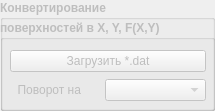
     <widget class="QGroupBox" name="groupBox_63">
      <property name="enabled">
       <bool>false</bool>
      </property>
      <property name="geometry">
       <rect>
        <x>0</x>
        <y>180</y>
        <width>215</width>
        <height>111</height>
       </rect>
      </property>
      <property name="font">
       <font>
        <family>Arial</family>
        <pointsize>9</pointsize>
        <weight>75</weight>
        <bold>true</bold>
       </font>
      </property>
      <property name="title">
       <string>Конвертирование</string>
      </property>
      <property name="flat">
       <bool>false</bool>
      </property>
      <property name="checkable">
       <bool>false</bool>
      </property>
      <widget class="QGroupBox" name="groupBox_61">
       <property name="geometry">
        <rect>
         <x>0</x>
         <y>20</y>
         <width>215</width>
         <height>91</height>
        </rect>
       </property>
       <property name="font">
        <font>
         <family>Arial</family>
         <pointsize>9</pointsize>
         <weight>75</weight>
         <bold>true</bold>
        </font>
       </property>
       <property name="title">
        <string>поверхностей в X, Y, F(X,Y)</string>
       </property>
       <widget class="QPushButton" name="tab5LoadSurfDatButton">
        <property name="geometry">
         <rect>
          <x>10</x>
          <y>30</y>
          <width>196</width>
          <height>22</height>
         </rect>
        </property>
        <property name="font">
         <font>
          <family>Arial</family>
          <pointsize>9</pointsize>
          <weight>50</weight>
          <bold>false</bold>
         </font>
        </property>
        <property name="text">
         <string>Загрузить *.dat</string>
        </property>
       </widget>
       <widget class="QLabel" name="label_130">
        <property name="geometry">
         <rect>
          <x>10</x>
          <y>60</y>
          <width>71</width>
          <height>20</height>
         </rect>
        </property>
        <property name="font">
         <font>
          <family>Arial</family>
          <pointsize>9</pointsize>
          <weight>50</weight>
          <bold>false</bold>
         </font>
        </property>
        <property name="text">
         <string>Поворот на</string>
        </property>
        <property name="alignment">
         <set>Qt::AlignRight|Qt::AlignTrailing|Qt::AlignVCenter</set>
        </property>
       </widget>
       <widget class="QComboBox" name="tab5SurfRotationSelector">
        <property name="geometry">
         <rect>
          <x>105</x>
          <y>59</y>
          <width>101</width>
          <height>22</height>
         </rect>
        </property>
        <property name="font">
         <font>
          <family>Arial</family>
          <pointsize>9</pointsize>
          <weight>50</weight>
          <bold>false</bold>
         </font>
        </property>
       </widget>
      </widget>
     </widget>
